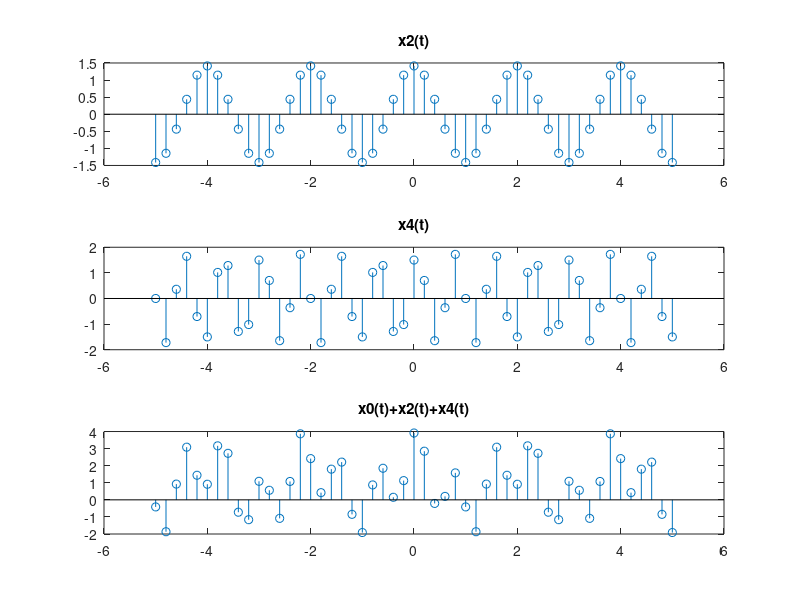

Write MATLAB code to recreate this figure.
clc; clear; close all;

t = -5:0.2:5; % duration of signal
% dc component for k=0
x0 = 1; 
% second harmonic components for k=2 and k=2
x2 = (exp(j*(pi/4)))*exp(j*(-2)*(2*pi/4)*t)+(exp(j*(pi/4)))*exp(j*(2)*(2*pi/4)*t);
y2 = x0 + x2; % sum of all components until second harmonic
% fourth harmonic components for k=?4 and k=4
x4 = (2*exp(j*(pi/3)))*exp(j*(-4)*(2*pi/3)*t)+(exp(j*(pi/3)))*exp(j*(4)*(2*pi/3)*t);
x = x0 + x2 + x4; % sum of all components until fourth harmonic
figure;
subplot(3,1,1);
stem(t,x2);
title('x2(t)');
subplot(3,1,2);
stem(t,x4);
title('x4(t)');
subplot(3,1,3);
stem(t,x);
title('x0(t)+x2(t)+x4(t)');
